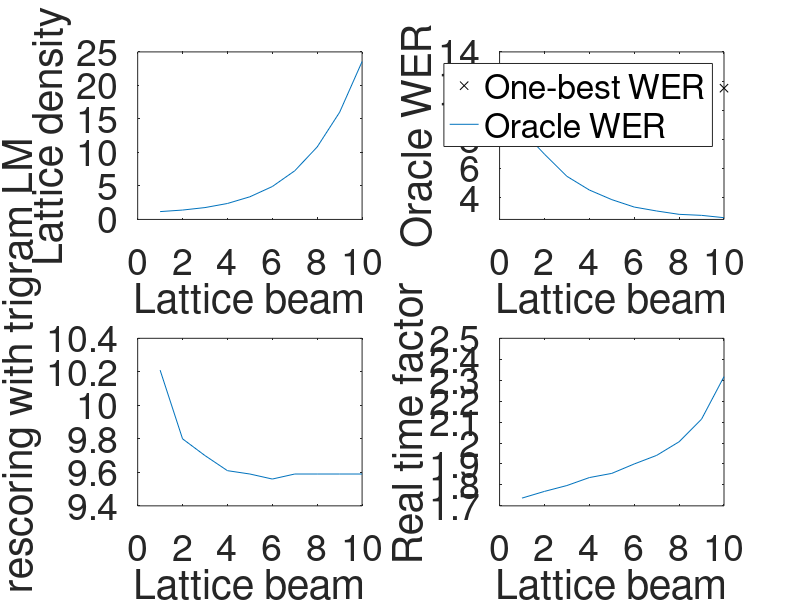
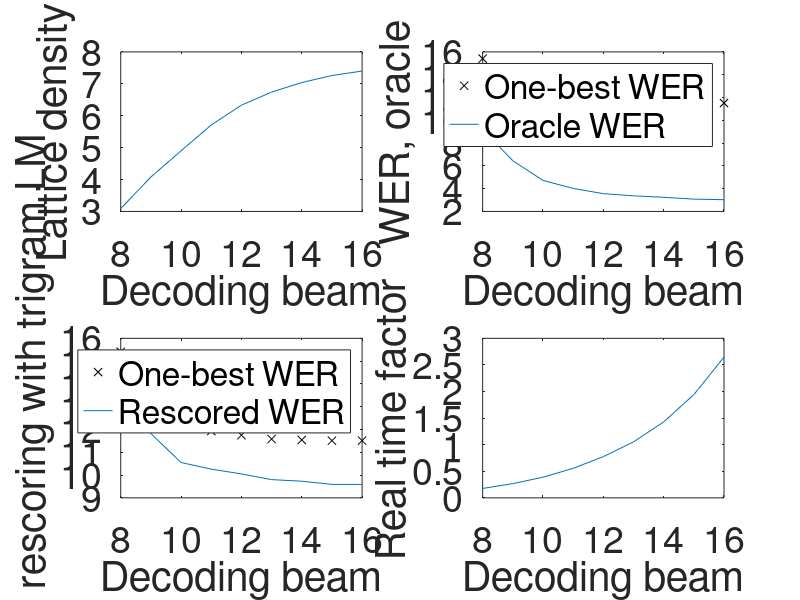

MATLAB code to generate these figures, in order:
# run this in octave




%beam = [15.0         15.0       15.0       15.0       15.0         15.0        15.0        15.0        15.0         15.0]

latbeam = [10.0          9.0        8.0        7.0        6.0          5.0         4.0         3.0         2.0          1.0 ];
density =  [23.56        16.0       10.82       7.26       4.91         3.38        2.38        1.77        1.4          1.17];
realtime = [2.317        2.114      2.006      1.941      1.900        1.855       1.835       1.797       1.769        1.737];
baseline_err = [  11.51        11.51      11.51      11.51      11.51        11.51       11.51       11.51       11.51        11.51 ];
baseline_num_err =[  227          227        227         227        227          227          227        227          227         227];
oracle = [  2.62         2.78       2.85       3.08       3.35         3.86        4.52        5.46        6.98         8.62 ];
num_err = [93           96         96         101        105          116         129         147         168          191];
rescore_err =[ 9.59         9.59       9.59       9.59       9.56         9.59        9.61        9.70        9.80        10.21  ];
rescore_utt_wrong = [205          205          205        205       204          204         204         202         205          212 ];;

labelsz = 27;
figure(1)
hold off

set(1,"Defaulttextfontsize",labelsz) 
set(1,"Defaultaxesfontsize",labelsz) 

subplot(2,2,1)
plot(latbeam, density)
xlabel('Lattice beam');
ylabel('Lattice density');
subplot(2,2,2)
plot(latbeam, baseline_err, 'kx');
hold on
plot(latbeam, oracle);
hold off
set(gca(), "ylim", [2.5, 14.0]);
legend('One-best WER','Oracle WER')
xlabel('Lattice beam');
ylabel('Oracle WER');
subplot(2, 2, 3);
plot(latbeam, rescore_err);
xlabel('Lattice beam');
ylabel('WER, rescoring with trigram LM');
subplot(2, 2, 4);
plot(latbeam, realtime);
xlabel('Lattice beam');
ylabel('Real time factor');

print -F:23  -deps 'latbeam.eps'



decode_beam = [16.0        15.0          14.0       13.0      12.0         11.0         10.0       9.0          8.0];
%lattice beam: 7.0         7.0           7.0        7.0       7.0          7.0          7.0       7.0          7.0 0
density = [ 7.4         7.26          7.04       6.74      6.33         5.71         4.9       4.08         3.09 ];
realtime = [ 2.646       1.941         1.428      1.052     0.775        0.555        0.388     0.267        0.177 ];
wer = [ 11.51        11.51        11.54      11.58     11.75        11.93        12.32      13.47        15.41 ];
%227          227          227        227       228          228          229        236          246
oracle = [ 3.03         3.08         3.24       3.37      3.56         4.02         4.72       6.45         9.18 ];
%100          101          105        108       112          119          128        153          184
rescore = [ 9.59         9.59         9.73       9.80      10.05        10.26        10.55      11.82        13.79  ];
%205          205          206        206       207          209          208        220          235


subplot(2,2,1)
plot(decode_beam, density)
xlabel('Decoding beam');
ylabel('Lattice density');
subplot(2,2,2)
plot(decode_beam, wer, 'kx');
hold on
plot(decode_beam, oracle);
legend('One-best WER', 'Oracle WER')
xlabel('Decoding beam');
ylabel('WER, oracle');
hold off
subplot(2, 2, 3);
plot(decode_beam, wer, 'kx');
hold on
plot(decode_beam, rescore);
legend('One-best WER', 'Rescored WER')
xlabel('Decoding beam');
ylabel('WER, rescoring with trigram LM');
hold off
subplot(2, 2, 4);
plot(decode_beam, realtime);
xlabel('Decoding beam');
ylabel('Real time factor');

print -F:23  -deps 'decodebeam.eps'



